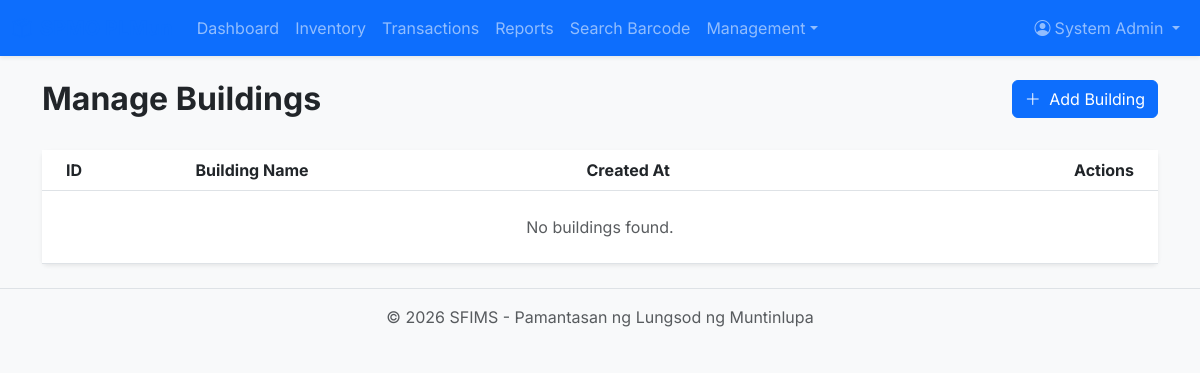
Before: /admin/buildings.php (signed in) with the older database file.
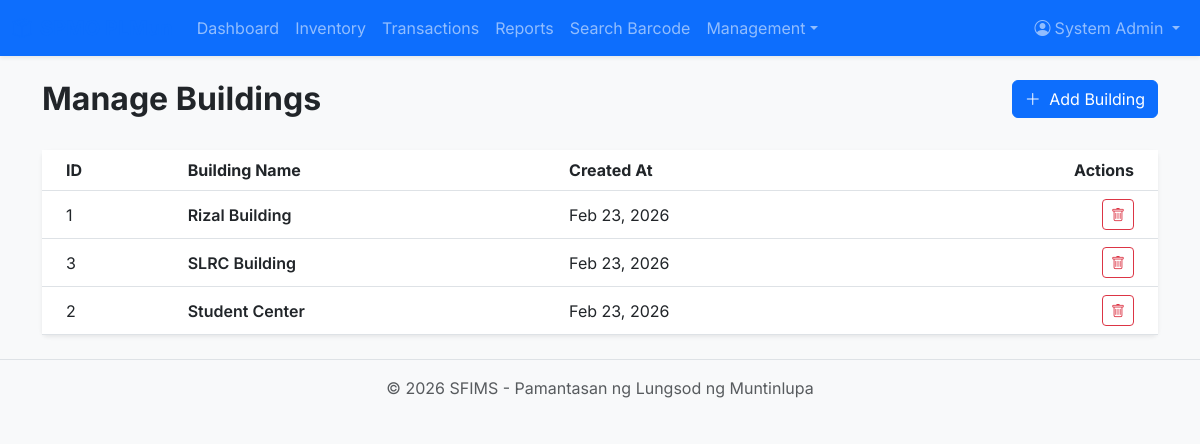
After: the same page with the newer database file.
### tables this page shows
CREATE TABLE IF NOT EXISTS buildings (
    id INT AUTO_INCREMENT PRIMARY KEY,
    name VARCHAR(100) NOT NULL UNIQUE,
    created_at TIMESTAMP DEFAULT CURRENT_TIMESTAMP
);

### config/app.php (called while the page is built, shortened)
<?php
function h($string)
{
    return htmlspecialchars($string, ENT_QUOTES, 'UTF-8');
}

### admin/buildings.php (the view, shortened to what this page needs)
<?php
require_once '../config/app.php';
$db = Database::getInstance();
$buildings = $db->query("SELECT * FROM buildings ORDER BY name ASC")->fetchAll();
require_once '../partials/header.php';
?>
<div class="row mb-4">
    <div class="col-md-6">
        <h2 class="fw-bold">Manage Buildings</h2>
    </div>
    <div class="col-md-6 text-end">
        <button type="button" class="btn btn-primary" data-bs-toggle="modal" data-bs-target="#addBuildingModal">
            <i class="bi bi-plus-lg me-1"></i> Add Building
        </button>
    </div>
</div>
<div class="card shadow-sm border-0">
    <div class="card-body p-0">
        <div class="table-responsive">
            <table class="table table-hover align-middle mb-0">
                <thead class="bg-light">
                    <tr>
                        <th class="ps-4">ID</th>
                        <th>Building Name</th>
                        <th>Created At</th>
                        <th class="text-end pe-4">Actions</th>
                    </tr>
                </thead>
                <tbody>
                    <?php if ($buildings): ?>
                        <?php foreach ($buildings as $b): ?>
                            <tr>
                                <td class="ps-4"><?php echo $b['id']; ?></td>
                                <td class="fw-semibold"><?php echo h($b['name']); ?></td>
                                <td><?php echo date('M d, Y', strtotime($b['created_at'])); ?></td>
                                <td class="text-end pe-4">
                                    <form method="POST" action="" class="d-inline">
                                        <button type="submit" class="btn btn-sm btn-outline-danger" onclick="return confirm('Are you sure you want to delete this building?')">
                                            <i class="bi bi-trash"></i>
                                        </button>
                                    </form>
                                </td>
                            </tr>
                        <?php endforeach; ?>
                    <?php else: ?>
                        <tr>
                            <td colspan="4" class="text-center py-4 text-muted">No buildings found.</td>
                        </tr>
                    <?php endif; ?>
                </tbody>
            </table>
        </div>
    </div>
</div>
<?php require_once '../partials/footer.php'; ?>

Changed rows visible on the page:
added buildings: id "1", name "Rizal Building", created_at "Feb 23, 2026"
added buildings: id "3", name "SLRC Building", created_at "Feb 23, 2026"
added buildings: id "2", name "Student Center", created_at "Feb 23, 2026"
Other visible differences:
text no longer shown: "No buildings found."
